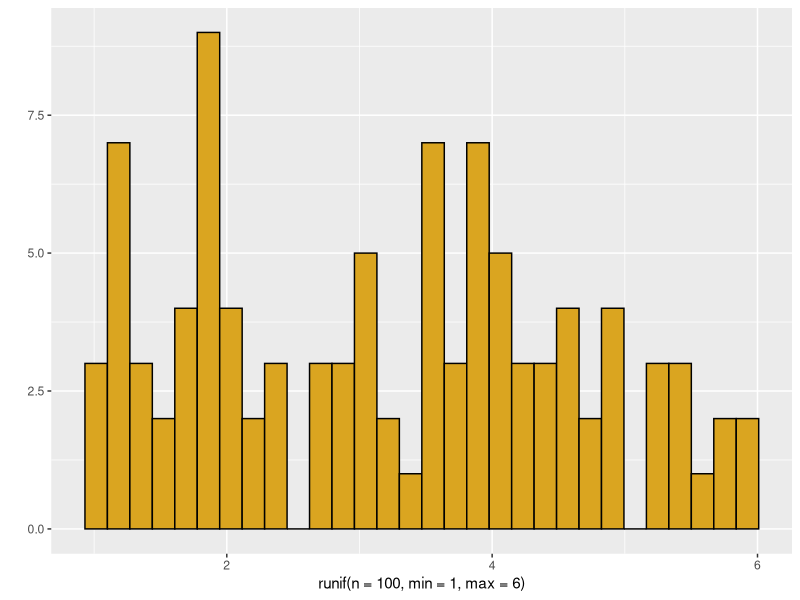
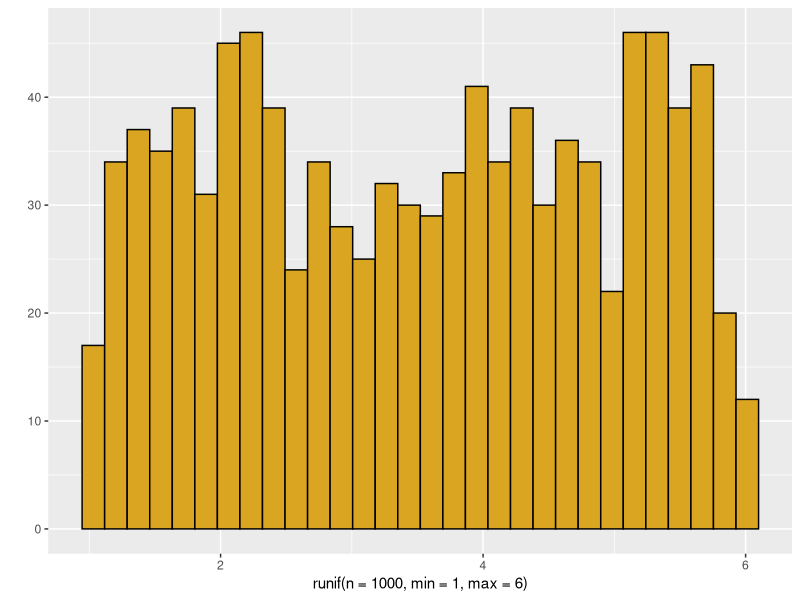
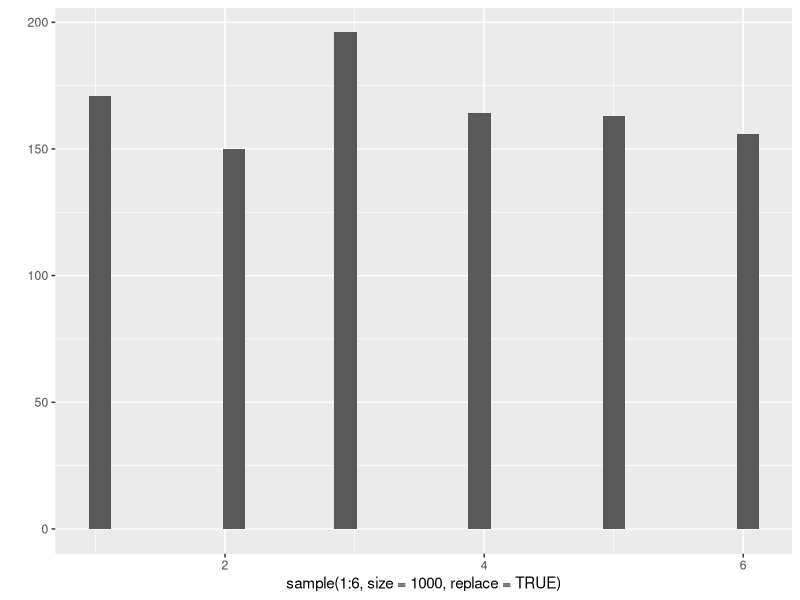
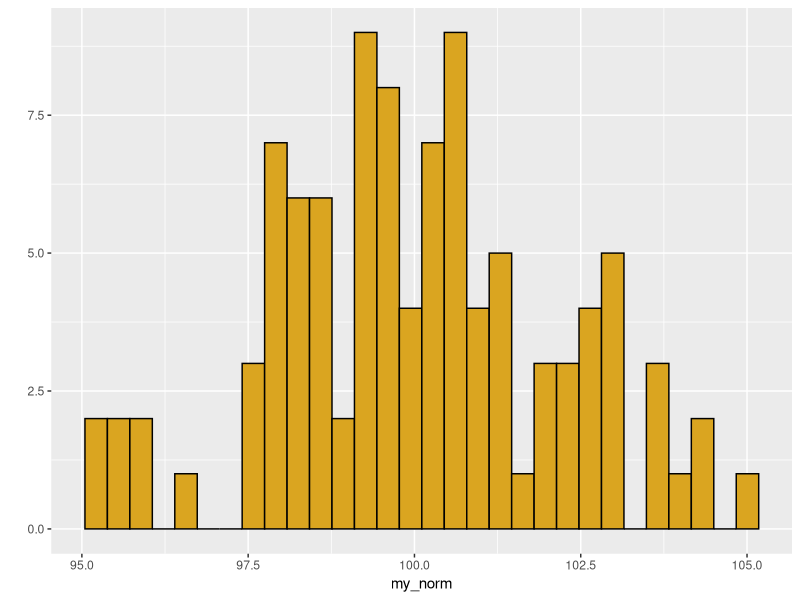
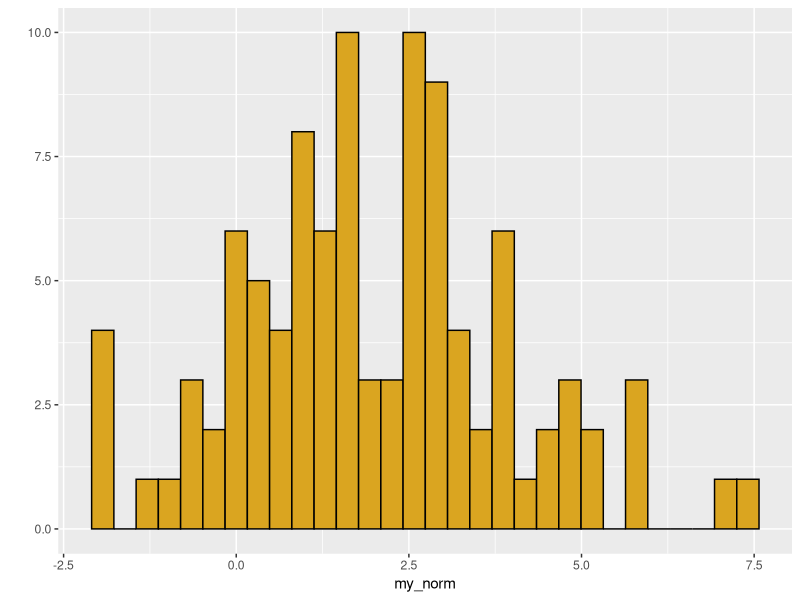
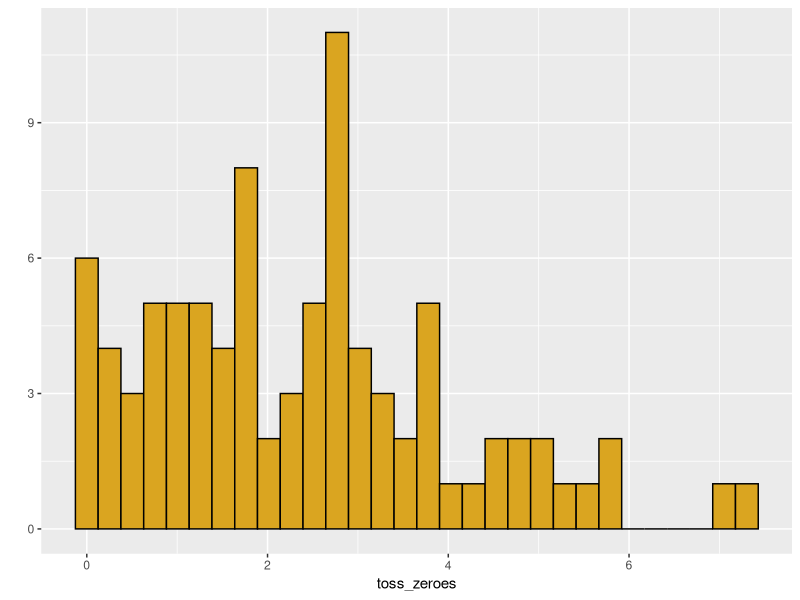
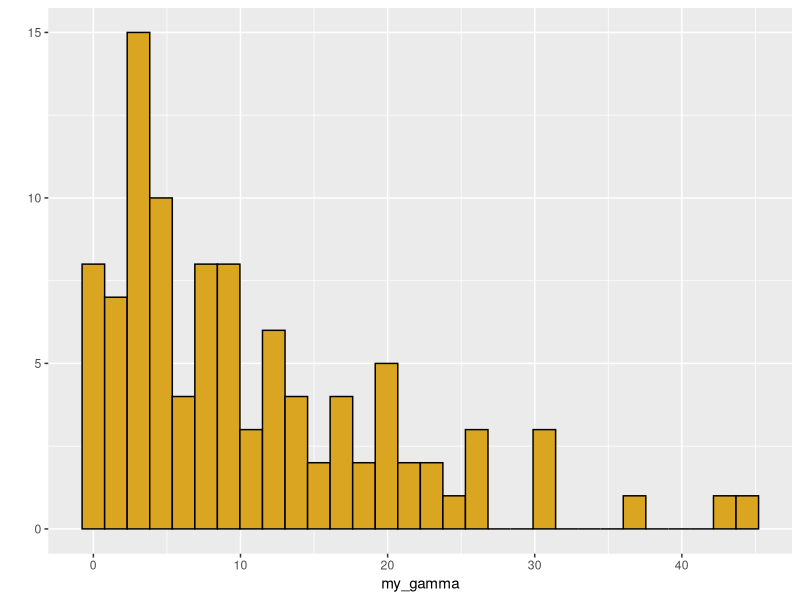
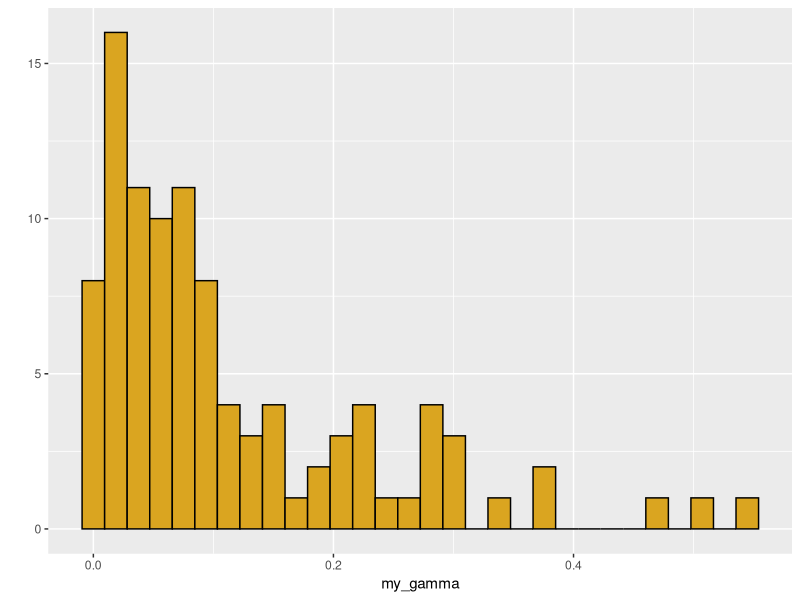

The R script that drew these images, in order:
# Exploring continuous distributions
# 20 February 2020
# AAR

library(ggplot2)
library(MASS)

# Uniform -----------------------------------------------------------------

qplot(x=runif(n=100,min=1,max=6),
              color=I("black"),
              fill=I("goldenrod"))

qplot(x=runif(n=1000,min=1,max=6),
      color=I("black"),
      fill=I("goldenrod"))

qplot(x=sample(1:6,size=1000,replace=TRUE))


# Normal ------------------------------------------------------------------

my_norm <- rnorm(n=100, mean=100, sd=2)
qplot(x=my_norm,
      color=I("black"),
      fill=I("goldenrod"))

# problems with normal when mean is small
my_norm <- rnorm(n=100, mean=2, sd=2)
qplot(x=my_norm,
      color=I("black"),
      fill=I("goldenrod"))
toss_zeroes <- my_norm[my_norm>0]
qplot(x=toss_zeroes,
      color=I("black"),
      fill=I("goldenrod"))
mean(toss_zeroes)
sd(toss_zeroes)


# Gamma -------------------------------------------------------------------

# use for continuous data greater than zero

my_gamma <- rgamma(n=100, shape=1, scale=10)
qplot(x=my_gamma,
      color=I("black"),
      fill=I("goldenrod"))

# gamma with shape=1 is an exponential distribution with scale=mean
my_gamma <- rgamma(n=100, shape=1, scale=0.1)
qplot(x=my_gamma,
      color=I("black"),
      fill=I("goldenrod"))

# Increasing the shape parameter makes the distribution look more normal
my_gamma <- rgamma(n=100, shape=20, scale=1)
qplot(x=my_gamma,
      color=I("black"),
      fill=I("goldenrod"))

# The scale parameter changes both the mean and the variance of our distribution
# mean = shape * scale
# variance = shape * scale^2



# Beta --------------------------------------------------------------------

# Continuous distribution of values, but bounded between 0 and 1.
# It is analogous to the binomial, but with a continuos distribution 
# of possible values.

# p(data|parameters) ----> probability of the data given a set of parameters

# p(parameters|data) ----> maximum likelihood estimator of the parameters

# shape1 = number of successes + 1
# shape2 = number of failures + 1


my_beta <- rbeta(n=1000, shape1 = 5, shape2 = 5)
qplot(x=my_beta,
      color=I("black"),
      fill=I("goldenrod"))

my_beta <- rbeta(n=1000, shape1 = 50, shape2 = 50)
qplot(x=my_beta,
      color=I("black"),
      fill=I("goldenrod"))

# useful when we have a small amount of data
# example, a beta with 3 heads and no tails (coin tossed 3 times)

my_beta <- rbeta(n=1000, shape1 = 4, shape2 = 1)
qplot(x=my_beta,
      color=I("black"),
      fill=I("goldenrod"))

# if we have no data, we then get a uniform distribution
my_beta <- rbeta(n=1000, shape1 = 1, shape2 = 1)
qplot(x=my_beta,
      color=I("black"),
      fill=I("goldenrod"))

# shape and scale less than 1.0 gives u-shaped curve
my_beta <- rbeta(n=1000, shape1 = 0.2, shape2 = 0.1)
qplot(x=my_beta,
      color=I("black"),
      fill=I("goldenrod"))


# Estimate parameters from data -------------------------------------------

x <- rnorm(100,mean=92.5,sd=2.5)
qplot(x=x,
      color=I("black"),
      fill=I("goldenrod"))
fitdistr(x, "normal")
fitdistr(x, "gamma")
x_sim <- rgamma(n=1000, shape=1418, rate=15)
qplot(x=x_sim,
      color=I("black"),
      fill=I("goldenrod"))
